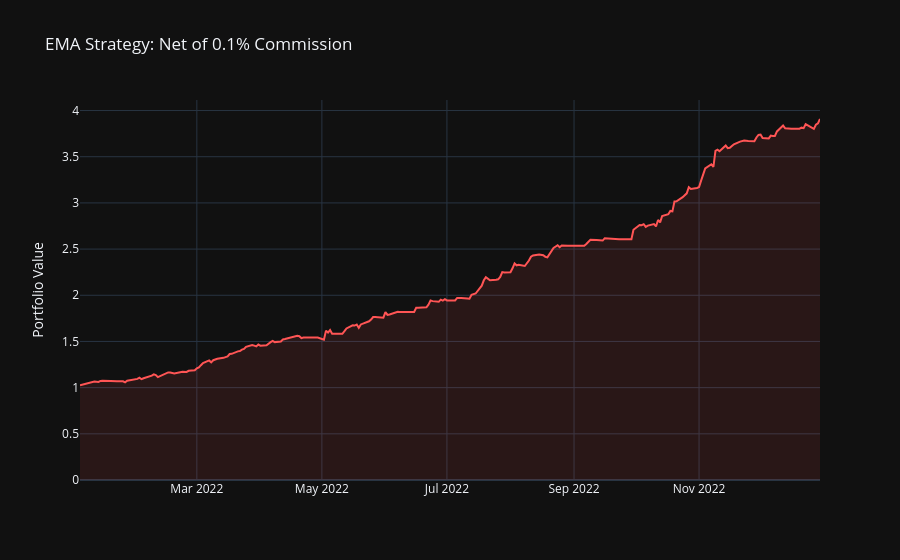

The code cell stored with this chart in its notebook:
### Code cell
import pandas as pd
import numpy as np
import plotly.graph_objects as go

def run_simulation_optimized(df, start_date, days=365, window=3, lookback=3, threshold=0.01, rebalance_days=1, commission=0.001):
    # 1. Setup Dates
    start_dt = pd.to_datetime(start_date)
    end_dt = start_dt + pd.Timedelta(days=days)
    
    # 2. Vectorized Pre-calculation
    prices_df = df.pivot(index='Date', columns='Symbol', values='Close').ffill().bfill()
    ema_df = prices_df.ewm(span=window, adjust=False).mean()
    ema_returns_df = ema_df.pct_change(periods=lookback)
    
    def has_extrema(x):
        if len(x) < 3: return False
        mid = x[1]
        return (mid > x[0] and mid > x[2]) or (mid < x[0] and mid < x[2])

    extrema_mask = ema_df.rolling(window=3, center=True).apply(has_extrema, raw=True)
    invalid_mask = extrema_mask.rolling(window=lookback-1).max().fillna(1.0).astype(bool)

    # 3. Filter Valid Signals
    valid_signals = ema_returns_df.where((ema_returns_df >= threshold) & (~invalid_mask), 0.0)
    
    row_sums = valid_signals.sum(axis=1)
    daily_weights = valid_signals.div(row_sums, axis=0).fillna(0.0)
    #print(daily_weights)

    # 4. Apply Rebalance Interval
    rebalance_indices = np.arange(len(daily_weights)) % rebalance_days == 0
    weights_df = daily_weights.copy()
    weights_df[~rebalance_indices] = np.nan
    weights_df = weights_df.ffill().fillna(0.0)

    # 5. Slicing for Simulation
    sim_weights = weights_df.loc[start_dt:end_dt]
    active_row_sums = sim_weights.sum(axis=1)
    
    # Calculate Turnover for Commission
    # turnover = sum of absolute change in weights for each asset
    weight_changes = sim_weights.diff().abs().sum(axis=1)
    # Handle the first day: the initial buy-in is also turnover
    weight_changes.iloc[0] = sim_weights.iloc[0].sum()
    
    commission_costs = weight_changes * commission
    
    # 6. Performance Calculation
    price_returns_factor = prices_df.pct_change().shift(-1).loc[start_dt:end_dt] + 1
    
    # Raw Daily Growth
    daily_growth = (sim_weights * price_returns_factor).sum(axis=1)
    
    # Apply Commission (subtracted from the growth factor)
    net_growth = daily_growth - commission_costs
    
    # Handle days with no signals (Hold Cash = 1.0 growth, but costs still apply if we just exited)
    net_growth = net_growth.mask(active_row_sums == 0, 1.0 - commission_costs)
    
    # Cumulative Value
    value_curve = net_growth.cumprod()

    # 7. Plotting
    fig = go.Figure()
    fig.add_trace(go.Scatter(
        x=value_curve.index, 
        y=value_curve.values,
        fill='tozeroy',
        name=f'Net Value (Comm: {commission*100}%)',
        line=dict(color='#FF5555', width=2), # Red to indicate costs are included
        fillcolor='rgba(255, 85, 85, 0.1)'
    ))

    fig.update_layout(
        template="plotly_dark",
        title=f"EMA Strategy: Net of {commission*100}% Commission",
        yaxis_title="Portfolio Value",
        hovermode="x unified"
    )
    fig.show()

    return value_curve

# Usage:
value_history = run_simulation_optimized(df, '2022-01-01', commission=0.001)

### Figure 1 — Plotly figure (JSON) as saved in the notebook; plotly's stock layout.template omitted (floating-point values rounded to 4 significant figures; data arrays with more than 128 entries replaced by an {"elided": "..."} marker saying what was removed)
{"data": [{"fill": "tozeroy", "fillcolor": "rgba(255, 85, 85, 0.1)", "line": {"color": "#FF5555", "width": 2}, "name": "Net Value (Comm: 0.1%)", "type": "scatter", "x": {"elided": "251 str values"}, "y": {"elided": "251 float values"}}], "layout": {"hovermode": "x unified", "title": {"text": "EMA Strategy: Net of 0.1% Commission"}, "yaxis": {"title": {"text": "Portfolio Value"}}}}
